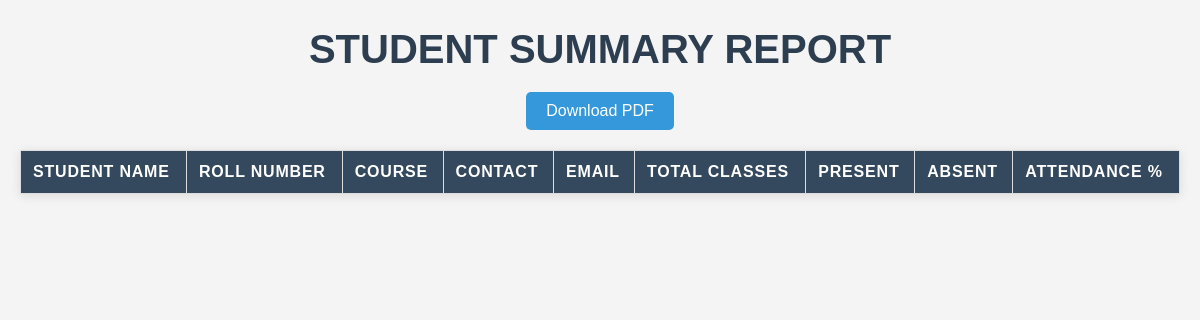
The page /student-summary-report/ on the database as committed earlier.
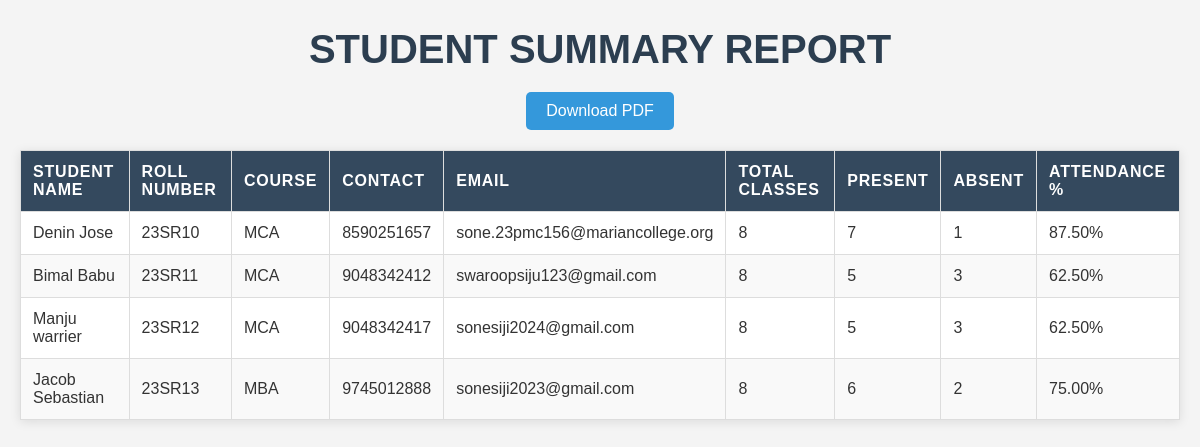
The same page on the database as committed later.
### college_app/models.py (models this page shows, shortened)
class Student(models.Model):
    GENDER_CHOICES = (
        ('M', 'Male'),
        ('F', 'Female'),
        ('O', 'Other'),
    )
    COURSE_CHOICES = (
        ('MCA', 'MCA'),
        ('MBA', 'MBA'),
        ('MMH', 'MMH'),
        ('MA', 'MA'),
        ('MSW', 'MSW'),
        ('MCMS', 'MCMS'),
    )
    name = models.CharField(max_length=200, validators=[MinLengthValidator(2)])
    email = models.EmailField(max_length=254, unique=True)
    contact = models.CharField(max_length=10, unique=True)
    parent_name = models.CharField(max_length=200, validators=[MinLengthValidator(2)])
    gender = models.CharField(max_length=1, choices=GENDER_CHOICES)
    course = models.CharField(max_length=4, choices=COURSE_CHOICES)
    date_of_birth = models.DateField()
    registration_date = models.DateTimeField(auto_now_add=True)
    student_image = models.ImageField(upload_to='students/images/')
    roll_number = models.CharField(max_length=50, unique=True, blank=True)
    password = models.CharField(
        max_length=100,
        validators=[
            RegexValidator(
                regex=r'^(?=.*[A-Za-z])(?=.*\d)(?=.*[@$!%*#?&])[A-Za-z\d@$!%*#?&]{8,}$',
                message="Password should have at least one letter, one number, and one special character"
            )
        ]
    )
    is_approved = models.BooleanField(default=False)

### college_app/views.py (the view)
# urls.py: path('student-summary-report/', generate_student_summary_report, name='student_summary_report'),
def generate_student_summary_report(request):
    students = Student.objects.all()
    student_summary = []
    for student in students:
        total_classes = Attendance.objects.filter(student=student).count()
        present_count = Attendance.objects.filter(student=student, is_present=True).count()
        absent_count = total_classes - present_count
        student_summary.append({
            'student_name': student.name,
            'roll_number': student.roll_number,
            'course': student.course,
            'contact': student.contact,
            'email': student.email,
            'total_classes': total_classes,
            'present_count': present_count,
            'absent_count': absent_count,
            'attendance_percentage': (present_count / total_classes) * 100 if total_classes > 0 else 0
        })
    if 'pdf' in request.POST:
        return download_summary_pdf(student_summary)
    context = {
        'student_summary': student_summary,
    }
    return render(request, 'student_summary_report.html', context)

### templates/student_summary_report.html (shortened to what this page needs)
<!DOCTYPE html>
<html lang="en">
<head>
</head>
<body>
    <h1>Student Summary Report</h1>
    <form method="POST">
        <button type="submit" name="pdf">Download PDF</button>
    </form>
    <table>
        <thead>
            <tr>
                <th>Student Name</th>
                <th>Roll Number</th>
                <th>Course</th>
                <th>Contact</th>
                <th>Email</th>
                <th>Total Classes</th>
                <th>Present</th>
                <th>Absent</th>
                <th>Attendance %</th>
            </tr>
        </thead>
        <tbody>
            {% for summary in student_summary %}
                <tr>
                    <td>{{ summary.student_name }}</td>
                    <td>{{ summary.roll_number }}</td>
                    <td>{{ summary.course }}</td>
                    <td>{{ summary.contact }}</td>
                    <td>{{ summary.email }}</td>
                    <td>{{ summary.total_classes }}</td>
                    <td>{{ summary.present_count }}</td>
                    <td>{{ summary.absent_count }}</td>
                    <td>{{ summary.attendance_percentage|floatformat:2 }}%</td>
                </tr>
            {% endfor %}
        </tbody>
    </table>
</body>
</html>

Rows that differ between the two databases and show on the page:
added Student: student_name "Denin Jose", roll_number "23SR10", course "MCA", contact "8590251657", email "sone.23pmc156@mariancollege.org"
added Student: student_name "Bimal Babu", roll_number "23SR11", course "MCA", contact "9048342412", email "swaroopsiju123@gmail.com"
added Student: student_name "Manju warrier", roll_number "23SR12", course "MCA", contact "9048342417", email "sonesiji2024@gmail.com"
added Student: student_name "Jacob Sebastian", roll_number "23SR13", course "MBA", contact "9745012888", email "sonesiji2023@gmail.com"
Other text that changed with them:
new list line: "8 7 1 87.50 %"
new list line: "8 5 3 62.50 %"
new list line: "8 6 2 75.00 %"
